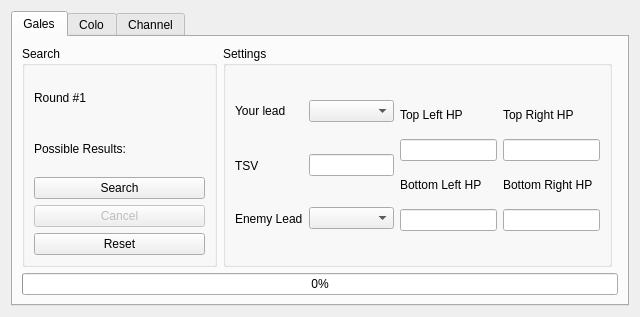
<?xml version="1.0" encoding="UTF-8"?>
<ui version="4.0">
 <class>GameCubeSeedFinder</class>
 <widget class="QWidget" name="GameCubeSeedFinder">
  <property name="geometry">
   <rect>
    <x>0</x>
    <y>0</y>
    <width>640</width>
    <height>314</height>
   </rect>
  </property>
  <property name="windowTitle">
   <string>GameCube Seed Finder</string>
  </property>
  <layout class="QGridLayout" name="gridLayout">
   <item row="0" column="0">
    <widget class="QTabWidget" name="tabWidget">
     <widget class="QWidget" name="tabGales">
      <attribute name="title">
       <string>Gales</string>
      </attribute>
      <layout class="QGridLayout" name="gridLayout_6">
       <item row="1" column="0" colspan="3">
        <widget class="QProgressBar" name="progressBarGales">
         <property name="value">
          <number>0</number>
         </property>
        </widget>
       </item>
       <item row="0" column="1">
        <widget class="QGroupBox" name="groupBoxGalesPokemon">
         <property name="sizePolicy">
          <sizepolicy hsizetype="Preferred" vsizetype="Preferred">
           <horstretch>2</horstretch>
           <verstretch>0</verstretch>
          </sizepolicy>
         </property>
         <property name="title">
          <string>Settings</string>
         </property>
         <layout class="QGridLayout" name="gridLayout_8">
          <item row="0" column="0">
           <widget class="QLabel" name="labelGalesYourLead">
            <property name="text">
             <string>Your lead</string>
            </property>
           </widget>
          </item>
          <item row="0" column="1">
           <widget class="QComboBox" name="comboBoxGalesYourLead"/>
          </item>
          <item row="1" column="0">
           <widget class="QLabel" name="labelGalesTSV">
            <property name="text">
             <string>TSV</string>
            </property>
           </widget>
          </item>
          <item row="1" column="1">
           <widget class="TextBox" name="textBoxGalesTSV"/>
          </item>
          <item row="2" column="0">
           <widget class="QLabel" name="labelGalesEnemyLead">
            <property name="text">
             <string>Enemy Lead</string>
            </property>
           </widget>
          </item>
          <item row="2" column="1">
           <widget class="QComboBox" name="comboBoxGalesEnemyLead"/>
          </item>
          <item row="0" column="2" rowspan="3">
           <layout class="QGridLayout" name="gridLayout_5">
            <item row="0" column="0">
             <widget class="QLabel" name="labelGalesTopLeft">
              <property name="text">
               <string>Top Left HP</string>
              </property>
             </widget>
            </item>
            <item row="0" column="1">
             <widget class="QLabel" name="labelGalesTopRight">
              <property name="text">
               <string>Top Right HP</string>
              </property>
             </widget>
            </item>
            <item row="1" column="0">
             <widget class="TextBox" name="textBoxGalesTopLeft"/>
            </item>
            <item row="1" column="1">
             <widget class="TextBox" name="textBoxGalesTopRight"/>
            </item>
            <item row="2" column="0">
             <widget class="QLabel" name="labelGalesBottomLeft">
              <property name="text">
               <string>Bottom Left HP</string>
              </property>
             </widget>
            </item>
            <item row="2" column="1">
             <widget class="QLabel" name="labelGalesBottomRight">
              <property name="text">
               <string>Bottom Right HP</string>
              </property>
             </widget>
            </item>
            <item row="3" column="0">
             <widget class="TextBox" name="textBoxGalesBottomLeft"/>
            </item>
            <item row="3" column="1">
             <widget class="TextBox" name="textBoxGalesBottomRight"/>
            </item>
           </layout>
          </item>
         </layout>
        </widget>
       </item>
       <item row="0" column="0">
        <widget class="QGroupBox" name="groupBoxGalesSearch">
         <property name="sizePolicy">
          <sizepolicy hsizetype="Preferred" vsizetype="Preferred">
           <horstretch>1</horstretch>
           <verstretch>0</verstretch>
          </sizepolicy>
         </property>
         <property name="title">
          <string>Search</string>
         </property>
         <layout class="QGridLayout" name="gridLayout_7">
          <item row="0" column="0">
           <widget class="QLabel" name="labelGalesRound">
            <property name="text">
             <string>Round #1</string>
            </property>
           </widget>
          </item>
          <item row="1" column="0">
           <widget class="QLabel" name="labelGalesResults">
            <property name="text">
             <string>Possible Results:</string>
            </property>
           </widget>
          </item>
          <item row="2" column="0">
           <widget class="QPushButton" name="pushButtonGalesSearch">
            <property name="text">
             <string>Search</string>
            </property>
           </widget>
          </item>
          <item row="3" column="0">
           <widget class="QPushButton" name="pushButtonGalesCancel">
            <property name="enabled">
             <bool>false</bool>
            </property>
            <property name="text">
             <string>Cancel</string>
            </property>
           </widget>
          </item>
          <item row="4" column="0">
           <widget class="QPushButton" name="pushButtonGalesReset">
            <property name="text">
             <string>Reset</string>
            </property>
           </widget>
          </item>
         </layout>
        </widget>
       </item>
      </layout>
     </widget>
     <widget class="QWidget" name="tabColo">
      <attribute name="title">
       <string>Colo</string>
      </attribute>
      <layout class="QGridLayout" name="gridLayout_2">
       <item row="0" column="0">
        <widget class="QGroupBox" name="groupBoxColoSearch">
         <property name="sizePolicy">
          <sizepolicy hsizetype="Preferred" vsizetype="Preferred">
           <horstretch>1</horstretch>
           <verstretch>0</verstretch>
          </sizepolicy>
         </property>
         <property name="title">
          <string>Search</string>
         </property>
         <layout class="QGridLayout" name="gridLayout_3">
          <item row="2" column="0">
           <widget class="QPushButton" name="pushButtonColoSearch">
            <property name="text">
             <string>Search</string>
            </property>
           </widget>
          </item>
          <item row="3" column="0">
           <widget class="QPushButton" name="pushButtonColoCancel">
            <property name="enabled">
             <bool>false</bool>
            </property>
            <property name="text">
             <string>Cancel</string>
            </property>
           </widget>
          </item>
          <item row="1" column="0">
           <widget class="QLabel" name="labelColoResults">
            <property name="text">
             <string>Possible Results:</string>
            </property>
           </widget>
          </item>
          <item row="4" column="0">
           <widget class="QPushButton" name="pushButtonColoReset">
            <property name="text">
             <string>Reset</string>
            </property>
           </widget>
          </item>
          <item row="0" column="0">
           <widget class="QLabel" name="labelColoRound">
            <property name="text">
             <string>Round #1</string>
            </property>
           </widget>
          </item>
         </layout>
        </widget>
       </item>
       <item row="1" column="0" colspan="3">
        <widget class="QProgressBar" name="progressBarColo">
         <property name="value">
          <number>0</number>
         </property>
        </widget>
       </item>
       <item row="0" column="1">
        <widget class="QGroupBox" name="groupBoxColoTrainer">
         <property name="sizePolicy">
          <sizepolicy hsizetype="Preferred" vsizetype="Preferred">
           <horstretch>2</horstretch>
           <verstretch>0</verstretch>
          </sizepolicy>
         </property>
         <property name="title">
          <string>Settings</string>
         </property>
         <layout class="QGridLayout" name="gridLayout_4">
          <item row="0" column="0">
           <widget class="QLabel" name="labelColoTrainer">
            <property name="text">
             <string>Trainer</string>
            </property>
           </widget>
          </item>
          <item row="0" column="1">
           <widget class="QComboBox" name="comboBoxColoTrainer">
            <item>
             <property name="text">
              <string>Wes</string>
             </property>
            </item>
            <item>
             <property name="text">
              <string>Seth</string>
             </property>
            </item>
            <item>
             <property name="text">
              <string>Thomas</string>
             </property>
            </item>
           </widget>
          </item>
          <item row="1" column="0">
           <widget class="QLabel" name="labelColoPartyLead">
            <property name="text">
             <string>Party Lead</string>
            </property>
           </widget>
          </item>
          <item row="1" column="1">
           <widget class="QComboBox" name="comboBoxColoPartyLead"/>
          </item>
         </layout>
        </widget>
       </item>
      </layout>
     </widget>
     <widget class="QWidget" name="tabChannel">
      <attribute name="title">
       <string>Channel</string>
      </attribute>
      <layout class="QGridLayout" name="gridLayout_13">
       <item row="0" column="0">
        <widget class="QGroupBox" name="groupBoxChannelSearch">
         <property name="title">
          <string>Search</string>
         </property>
         <layout class="QGridLayout" name="gridLayout_14">
          <item row="0" column="0">
           <widget class="QLabel" name="labelChannelResult">
            <property name="text">
             <string>Result:</string>
            </property>
           </widget>
          </item>
          <item row="1" column="0">
           <widget class="QPushButton" name="pushButtonChannelSearch">
            <property name="text">
             <string>Search</string>
            </property>
           </widget>
          </item>
          <item row="2" column="0">
           <widget class="QPushButton" name="pushButtonChannelCancel">
            <property name="enabled">
             <bool>false</bool>
            </property>
            <property name="text">
             <string>Cancel</string>
            </property>
           </widget>
          </item>
         </layout>
        </widget>
       </item>
       <item row="0" column="2">
        <widget class="QGroupBox" name="groupBoxInputs">
         <property name="title">
          <string>Inputs</string>
         </property>
         <layout class="QGridLayout" name="gridLayout_11">
          <item row="0" column="0">
           <widget class="QTextEdit" name="textEditInputs">
            <property name="readOnly">
             <bool>false</bool>
            </property>
           </widget>
          </item>
         </layout>
        </widget>
       </item>
       <item row="0" column="1">
        <widget class="QGroupBox" name="groupBoxChannelSettings">
         <property name="title">
          <string>Settings</string>
         </property>
         <layout class="QGridLayout" name="gridLayout_12">
          <item row="0" column="0" colspan="2">
           <layout class="QGridLayout" name="gridLayout_10">
            <item row="0" column="0">
             <widget class="QRadioButton" name="radioButtonSNOC">
              <property name="text">
               <string>S-&gt;N-&gt;O-&gt;C</string>
              </property>
              <property name="checked">
               <bool>true</bool>
              </property>
              <attribute name="buttonGroup">
               <string notr="true">buttonGroupChannel</string>
              </attribute>
             </widget>
            </item>
            <item row="0" column="1">
             <widget class="QRadioButton" name="radioButtonNSOC">
              <property name="text">
               <string>N-&gt;S-&gt;O-&gt;C</string>
              </property>
              <attribute name="buttonGroup">
               <string notr="true">buttonGroupChannel</string>
              </attribute>
             </widget>
            </item>
            <item row="1" column="0">
             <widget class="QRadioButton" name="radioButtonONSC">
              <property name="text">
               <string>O-&gt;N-&gt;S-&gt;C</string>
              </property>
              <attribute name="buttonGroup">
               <string notr="true">buttonGroupChannel</string>
              </attribute>
             </widget>
            </item>
            <item row="1" column="1">
             <widget class="QRadioButton" name="radioButtonNOSC">
              <property name="text">
               <string>N-&gt;O-&gt;S-&gt;C</string>
              </property>
              <attribute name="buttonGroup">
               <string notr="true">buttonGroupChannel</string>
              </attribute>
             </widget>
            </item>
            <item row="2" column="0">
             <widget class="QRadioButton" name="radioButtonSNCO">
              <property name="text">
               <string>S-&gt;N-&gt;C-&gt;O</string>
              </property>
              <attribute name="buttonGroup">
               <string notr="true">buttonGroupChannel</string>
              </attribute>
             </widget>
            </item>
            <item row="2" column="1">
             <widget class="QRadioButton" name="radioButtonNSCO">
              <property name="text">
               <string>N-&gt;S-&gt;C-&gt;O</string>
              </property>
              <attribute name="buttonGroup">
               <string notr="true">buttonGroupChannel</string>
              </attribute>
             </widget>
            </item>
            <item row="3" column="0">
             <widget class="QRadioButton" name="radioButtonCNSO">
              <property name="text">
               <string>C-&gt;N-&gt;S-&gt;O</string>
              </property>
              <attribute name="buttonGroup">
               <string notr="true">buttonGroupChannel</string>
              </attribute>
             </widget>
            </item>
            <item row="3" column="1">
             <widget class="QRadioButton" name="radioButtonNCSO">
              <property name="text">
               <string>N-&gt;C-&gt;S-&gt;O</string>
              </property>
              <attribute name="buttonGroup">
               <string notr="true">buttonGroupChannel</string>
              </attribute>
             </widget>
            </item>
            <item row="4" column="0">
             <widget class="QRadioButton" name="radioButtonONCS">
              <property name="text">
               <string>O-&gt;N-&gt;C-&gt;S</string>
              </property>
              <attribute name="buttonGroup">
               <string notr="true">buttonGroupChannel</string>
              </attribute>
             </widget>
            </item>
            <item row="4" column="1">
             <widget class="QRadioButton" name="radioButtonNOCS">
              <property name="text">
               <string>N-&gt;O-&gt;C-&gt;S</string>
              </property>
              <attribute name="buttonGroup">
               <string notr="true">buttonGroupChannel</string>
              </attribute>
             </widget>
            </item>
            <item row="5" column="0">
             <widget class="QRadioButton" name="radioButtonCNOS">
              <property name="text">
               <string>C-&gt;N-&gt;O-&gt;S</string>
              </property>
              <attribute name="buttonGroup">
               <string notr="true">buttonGroupChannel</string>
              </attribute>
             </widget>
            </item>
            <item row="5" column="1">
             <widget class="QRadioButton" name="radioButtonNCOS">
              <property name="text">
               <string>N-&gt;C-&gt;O-&gt;S</string>
              </property>
              <attribute name="buttonGroup">
               <string notr="true">buttonGroupChannel</string>
              </attribute>
             </widget>
            </item>
           </layout>
          </item>
          <item row="1" column="0">
           <widget class="QPushButton" name="pushButtonChannelAdd">
            <property name="text">
             <string>Add</string>
            </property>
           </widget>
          </item>
          <item row="1" column="1">
           <widget class="QPushButton" name="pushButtonChannelRemove">
            <property name="text">
             <string>Remove</string>
            </property>
           </widget>
          </item>
         </layout>
        </widget>
       </item>
       <item row="1" column="0" colspan="3">
        <widget class="QProgressBar" name="progressBarChannel">
         <property name="value">
          <number>0</number>
         </property>
        </widget>
       </item>
      </layout>
     </widget>
    </widget>
   </item>
  </layout>
 </widget>
 <customwidgets>
  <customwidget>
   <class>TextBox</class>
   <extends>QLineEdit</extends>
   <header>Forms/Controls/TextBox.hpp</header>
  </customwidget>
 </customwidgets>
 <tabstops>
  <tabstop>tabWidget</tabstop>
  <tabstop>pushButtonGalesSearch</tabstop>
  <tabstop>pushButtonGalesCancel</tabstop>
  <tabstop>pushButtonGalesReset</tabstop>
  <tabstop>comboBoxGalesYourLead</tabstop>
  <tabstop>textBoxGalesTSV</tabstop>
  <tabstop>comboBoxGalesEnemyLead</tabstop>
  <tabstop>textBoxGalesTopLeft</tabstop>
  <tabstop>textBoxGalesBottomLeft</tabstop>
  <tabstop>textBoxGalesTopRight</tabstop>
  <tabstop>textBoxGalesBottomRight</tabstop>
  <tabstop>pushButtonColoSearch</tabstop>
  <tabstop>pushButtonColoCancel</tabstop>
  <tabstop>pushButtonColoReset</tabstop>
  <tabstop>comboBoxColoTrainer</tabstop>
  <tabstop>comboBoxColoPartyLead</tabstop>
  <tabstop>pushButtonChannelSearch</tabstop>
  <tabstop>pushButtonChannelCancel</tabstop>
  <tabstop>radioButtonSNOC</tabstop>
  <tabstop>radioButtonONSC</tabstop>
  <tabstop>radioButtonSNCO</tabstop>
  <tabstop>radioButtonCNSO</tabstop>
  <tabstop>radioButtonONCS</tabstop>
  <tabstop>radioButtonCNOS</tabstop>
  <tabstop>radioButtonNSOC</tabstop>
  <tabstop>radioButtonNOSC</tabstop>
  <tabstop>radioButtonNSCO</tabstop>
  <tabstop>radioButtonNCSO</tabstop>
  <tabstop>radioButtonNOCS</tabstop>
  <tabstop>radioButtonNCOS</tabstop>
  <tabstop>pushButtonChannelAdd</tabstop>
  <tabstop>pushButtonChannelRemove</tabstop>
  <tabstop>textEditInputs</tabstop>
 </tabstops>
 <resources/>
 <connections/>
 <buttongroups>
  <buttongroup name="buttonGroupChannel"/>
 </buttongroups>
</ui>
